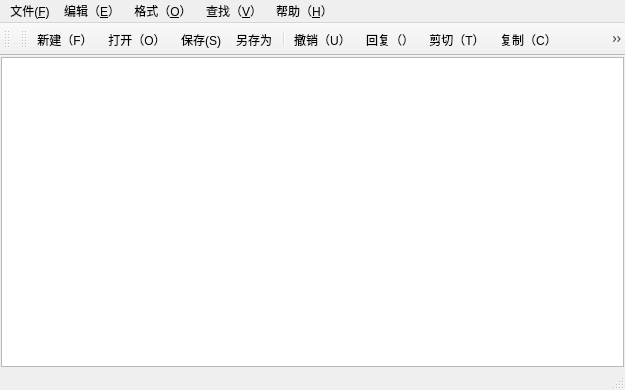
<?xml version="1.0" encoding="UTF-8"?>
<ui version="4.0">
 <class>MainWindow</class>
 <widget class="QMainWindow" name="MainWindow">
  <property name="geometry">
   <rect>
    <x>0</x>
    <y>0</y>
    <width>625</width>
    <height>390</height>
   </rect>
  </property>
  <property name="windowTitle">
   <string>MainWindow</string>
  </property>
  <property name="windowIcon">
   <iconset resource="notepad.qrc">
    <normaloff>:/img/editor.png</normaloff>:/img/editor.png</iconset>
  </property>
  <widget class="QWidget" name="centralWidget">
   <layout class="QVBoxLayout" name="verticalLayout">
    <property name="spacing">
     <number>0</number>
    </property>
    <property name="leftMargin">
     <number>1</number>
    </property>
    <property name="topMargin">
     <number>1</number>
    </property>
    <property name="rightMargin">
     <number>1</number>
    </property>
    <property name="bottomMargin">
     <number>1</number>
    </property>
    <item>
     <widget class="CodeEditor" name="textEdit"/>
    </item>
   </layout>
  </widget>
  <widget class="QMenuBar" name="menuBar">
   <property name="geometry">
    <rect>
     <x>0</x>
     <y>0</y>
     <width>625</width>
     <height>22</height>
    </rect>
   </property>
   <widget class="QMenu" name="menu">
    <property name="title">
     <string>文件(&amp;F)</string>
    </property>
    <addaction name="actionNew"/>
    <addaction name="actionOpen"/>
    <addaction name="actionSave"/>
    <addaction name="actionSaveAs"/>
    <addaction name="separator"/>
    <addaction name="actionExit"/>
   </widget>
   <widget class="QMenu" name="menu_2">
    <property name="title">
     <string>编辑（&amp;E）</string>
    </property>
    <addaction name="actionUndo"/>
    <addaction name="actioRedo"/>
    <addaction name="actionCut"/>
    <addaction name="actionCopy"/>
    <addaction name="actionPaste"/>
    <addaction name="separator"/>
    <addaction name="actionFind"/>
    <addaction name="actionReplace"/>
    <addaction name="separator"/>
    <addaction name="actionSelectAll"/>
   </widget>
   <widget class="QMenu" name="menu_O">
    <property name="title">
     <string>格式（&amp;O）</string>
    </property>
    <addaction name="actionAutomaticWrap"/>
    <addaction name="actionDisplayLineNumber"/>
    <addaction name="actionFont"/>
    <addaction name="actionFontColor"/>
    <addaction name="separator"/>
    <addaction name="actionFontBackgroundColor"/>
    <addaction name="actionEditor"/>
   </widget>
   <widget class="QMenu" name="menu_V">
    <property name="title">
     <string>查找（&amp;V）</string>
    </property>
    <addaction name="actionToolBar"/>
    <addaction name="actionStatusBar"/>
   </widget>
   <widget class="QMenu" name="menu_3">
    <property name="title">
     <string>帮助（&amp;H）</string>
    </property>
    <addaction name="actionAbout"/>
   </widget>
   <addaction name="menu"/>
   <addaction name="menu_2"/>
   <addaction name="menu_O"/>
   <addaction name="menu_V"/>
   <addaction name="menu_3"/>
  </widget>
  <widget class="QToolBar" name="mainToolBar">
   <attribute name="toolBarArea">
    <enum>TopToolBarArea</enum>
   </attribute>
   <attribute name="toolBarBreak">
    <bool>false</bool>
   </attribute>
  </widget>
  <widget class="QStatusBar" name="statusBar"/>
  <widget class="QToolBar" name="toolBar">
   <property name="windowTitle">
    <string>toolBar</string>
   </property>
   <attribute name="toolBarArea">
    <enum>TopToolBarArea</enum>
   </attribute>
   <attribute name="toolBarBreak">
    <bool>false</bool>
   </attribute>
   <addaction name="actionNew"/>
   <addaction name="actionOpen"/>
   <addaction name="actionSave"/>
   <addaction name="actionSaveAs"/>
   <addaction name="separator"/>
   <addaction name="actionUndo"/>
   <addaction name="actioRedo"/>
   <addaction name="actionCut"/>
   <addaction name="actionCopy"/>
   <addaction name="actionPaste"/>
   <addaction name="separator"/>
   <addaction name="actionFind"/>
   <addaction name="actionReplace"/>
   <addaction name="separator"/>
   <addaction name="actionAutomaticWrap"/>
   <addaction name="actionDisplayLineNumber"/>
   <addaction name="actionFont"/>
   <addaction name="separator"/>
   <addaction name="actionToolBar"/>
   <addaction name="actionStatusBar"/>
  </widget>
  <action name="actionNew">
   <property name="icon">
    <iconset resource="notepad.qrc">
     <normaloff>:/img/new.png</normaloff>:/img/new.png</iconset>
   </property>
   <property name="text">
    <string>新建（&amp;F）</string>
   </property>
   <property name="shortcut">
    <string>Ctrl+N</string>
   </property>
  </action>
  <action name="actionOpen">
   <property name="icon">
    <iconset resource="notepad.qrc">
     <normaloff>:/img/file.png</normaloff>:/img/file.png</iconset>
   </property>
   <property name="text">
    <string>打开（&amp;O）</string>
   </property>
   <property name="shortcut">
    <string>Ctrl+O</string>
   </property>
  </action>
  <action name="actionSave">
   <property name="icon">
    <iconset resource="notepad.qrc">
     <normaloff>:/img/savefile.png</normaloff>:/img/savefile.png</iconset>
   </property>
   <property name="text">
    <string>保存(&amp;S)</string>
   </property>
   <property name="shortcut">
    <string>Ctrl+S</string>
   </property>
  </action>
  <action name="actionSaveAs">
   <property name="icon">
    <iconset resource="notepad.qrc">
     <normaloff>:/img/save2.png</normaloff>:/img/save2.png</iconset>
   </property>
   <property name="text">
    <string>另存为</string>
   </property>
  </action>
  <action name="actionExit">
   <property name="icon">
    <iconset theme="QIcon::ThemeIcon::ApplicationExit"/>
   </property>
   <property name="text">
    <string>退出(&amp;X)</string>
   </property>
  </action>
  <action name="actionUndo">
   <property name="icon">
    <iconset theme="QIcon::ThemeIcon::EditUndo">
     <normaloff>:/img/上一步_back.png</normaloff>:/img/上一步_back.png</iconset>
   </property>
   <property name="text">
    <string>撤销（&amp;U）</string>
   </property>
   <property name="shortcut">
    <string>Ctrl+Z</string>
   </property>
  </action>
  <action name="actioRedo">
   <property name="icon">
    <iconset theme="QIcon::ThemeIcon::EditRedo">
     <normaloff>:/img/下一步_next.png</normaloff>:/img/下一步_next.png</iconset>
   </property>
   <property name="text">
    <string>回复（&amp;）</string>
   </property>
   <property name="shortcut">
    <string>Ctrl+Shift+Z</string>
   </property>
  </action>
  <action name="actionCut">
   <property name="icon">
    <iconset theme="QIcon::ThemeIcon::EditCut">
     <normaloff>:/img/裁切_cutting-one.png</normaloff>:/img/裁切_cutting-one.png</iconset>
   </property>
   <property name="text">
    <string>剪切（&amp;T）</string>
   </property>
   <property name="shortcut">
    <string>Ctrl+X</string>
   </property>
  </action>
  <action name="actionCopy">
   <property name="icon">
    <iconset theme="QIcon::ThemeIcon::EditCopy">
     <normaloff>:/img/复制_copy.png</normaloff>:/img/复制_copy.png</iconset>
   </property>
   <property name="text">
    <string>复制（&amp;C）</string>
   </property>
   <property name="shortcut">
    <string>Ctrl+C</string>
   </property>
  </action>
  <action name="actionPaste">
   <property name="icon">
    <iconset theme="QIcon::ThemeIcon::EditPaste">
     <normaloff>:/img/粘贴.png</normaloff>:/img/粘贴.png</iconset>
   </property>
   <property name="text">
    <string>粘贴（&amp;P）</string>
   </property>
   <property name="shortcut">
    <string>Ctrl+V</string>
   </property>
  </action>
  <action name="actionFind">
   <property name="icon">
    <iconset theme="QIcon::ThemeIcon::EditFind">
     <normaloff>:/img/查找.png</normaloff>:/img/查找.png</iconset>
   </property>
   <property name="text">
    <string>查找（&amp;F）</string>
   </property>
   <property name="shortcut">
    <string>Ctrl+F</string>
   </property>
  </action>
  <action name="actionReplace">
   <property name="icon">
    <iconset resource="notepad.qrc">
     <normaloff>:/img/file-conversion-one.png</normaloff>:/img/file-conversion-one.png</iconset>
   </property>
   <property name="text">
    <string>替换（&amp;R）</string>
   </property>
   <property name="shortcut">
    <string>Ctrl+H</string>
   </property>
  </action>
  <action name="actionSelectAll">
   <property name="icon">
    <iconset theme="QIcon::ThemeIcon::EditSelectAll" resource="notepad.qrc">
     <normaloff>:/img/autoswitchline.png</normaloff>:/img/autoswitchline.png</iconset>
   </property>
   <property name="text">
    <string>全选（&amp;A）</string>
   </property>
   <property name="shortcut">
    <string>Ctrl+A</string>
   </property>
  </action>
  <action name="actionAutomaticWrap">
   <property name="icon">
    <iconset resource="notepad.qrc">
     <normaloff>:/img/autoswitchline.png</normaloff>:/img/autoswitchline.png</iconset>
   </property>
   <property name="text">
    <string>自动换行（&amp;W）</string>
   </property>
  </action>
  <action name="actionDisplayLineNumber">
   <property name="icon">
    <iconset resource="notepad.qrc">
     <normaloff>:/img/showlinenum.png</normaloff>:/img/showlinenum.png</iconset>
   </property>
   <property name="text">
    <string>显示行号</string>
   </property>
  </action>
  <action name="actionFont">
   <property name="icon">
    <iconset resource="notepad.qrc">
     <normaloff>:/img/font.png</normaloff>:/img/font.png</iconset>
   </property>
   <property name="text">
    <string>字体（&amp;F）</string>
   </property>
  </action>
  <action name="actionFontColor">
   <property name="text">
    <string>字体颜色</string>
   </property>
  </action>
  <action name="actionFontBackgroundColor">
   <property name="text">
    <string>字体背景色</string>
   </property>
  </action>
  <action name="actionEditor">
   <property name="text">
    <string>编辑器背景色</string>
   </property>
  </action>
  <action name="actionToolBar">
   <property name="icon">
    <iconset resource="notepad.qrc">
     <normaloff>:/img/tool.png</normaloff>:/img/tool.png</iconset>
   </property>
   <property name="text">
    <string>工具栏（&amp;T）</string>
   </property>
  </action>
  <action name="actionStatusBar">
   <property name="icon">
    <iconset resource="notepad.qrc">
     <normaloff>:/img/statebar.png</normaloff>:/img/statebar.png</iconset>
   </property>
   <property name="text">
    <string>状态栏（&amp;S）</string>
   </property>
  </action>
  <action name="actionAbout">
   <property name="text">
    <string>关于（&amp;A)</string>
   </property>
  </action>
 </widget>
 <layoutdefault spacing="6" margin="11"/>
 <customwidgets>
  <customwidget>
   <class>CodeEditor</class>
   <extends>QPlainTextEdit</extends>
   <header location="global">codeeditor.h</header>
  </customwidget>
 </customwidgets>
 <resources>
  <include location="notepad.qrc"/>
 </resources>
 <connections/>
</ui>
